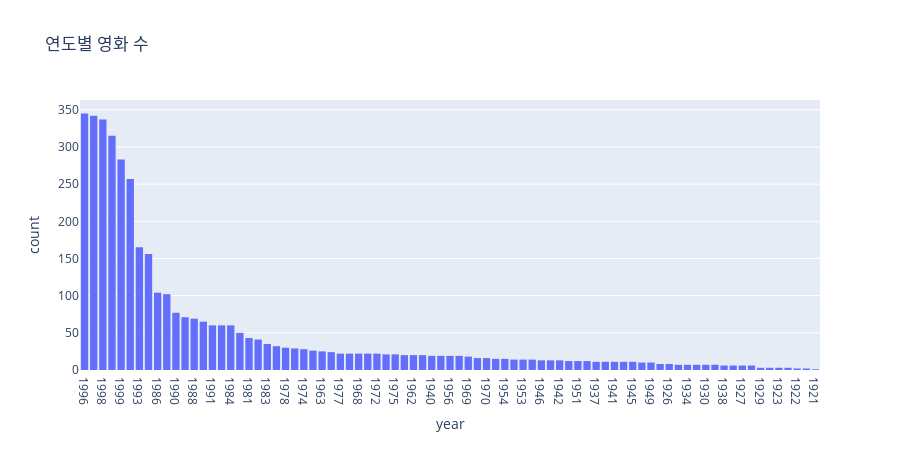

Notebook source saved alongside this figure:
### Code cell
# plotly 버전 
movie_count_by_year = px.histogram(movies, x='year', height=450, title='연도별 영화 수').update_xaxes(categoryorder="total descending")
movie_count_by_year

### Figure 1 — Plotly figure (JSON) as saved in the notebook; plotly's stock layout.template omitted (floating-point values rounded to 4 significant figures; data arrays with more than 128 entries replaced by an {"elided": "..."} marker saying what was removed)
{"data": [{"bingroup": "x", "hovertemplate": "year=%{x}<br>count=%{y}<extra></extra>", "legendgroup": "", "marker": {"color": "#636efa", "pattern": {"shape": ""}}, "name": "", "orientation": "v", "showlegend": false, "type": "histogram", "x": {"elided": "3883 str values"}, "xaxis": "x", "yaxis": "y"}], "layout": {"barmode": "relative", "height": 450, "legend": {"tracegroupgap": 0}, "title": {"text": "연도별 영화 수"}, "xaxis": {"anchor": "y", "categoryorder": "total descending", "domain": [0, 1], "title": {"text": "year"}}, "yaxis": {"anchor": "x", "domain": [0, 1], "title": {"text": "count"}}}}
